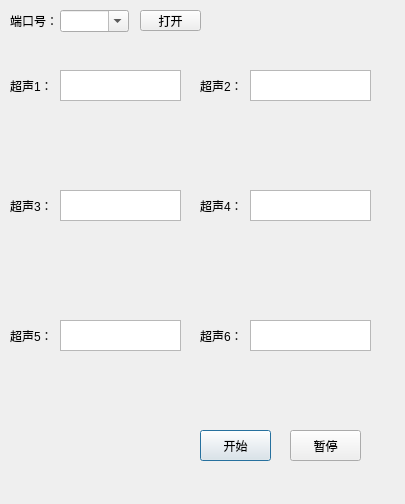
<?xml version="1.0" encoding="UTF-8"?>
<ui version="4.0">
 <class>Dialog</class>
 <widget class="QDialog" name="Dialog">
  <property name="geometry">
   <rect>
    <x>0</x>
    <y>0</y>
    <width>405</width>
    <height>504</height>
   </rect>
  </property>
  <property name="windowTitle">
   <string>超声调试</string>
  </property>
  <widget class="QLabel" name="label">
   <property name="geometry">
    <rect>
     <x>10</x>
     <y>70</y>
     <width>41</width>
     <height>31</height>
    </rect>
   </property>
   <property name="text">
    <string>超声1：</string>
   </property>
  </widget>
  <widget class="QLabel" name="label_2">
   <property name="geometry">
    <rect>
     <x>200</x>
     <y>70</y>
     <width>41</width>
     <height>31</height>
    </rect>
   </property>
   <property name="text">
    <string>超声2：</string>
   </property>
  </widget>
  <widget class="QLabel" name="label_3">
   <property name="geometry">
    <rect>
     <x>10</x>
     <y>190</y>
     <width>41</width>
     <height>31</height>
    </rect>
   </property>
   <property name="text">
    <string>超声3：</string>
   </property>
  </widget>
  <widget class="QLabel" name="label_4">
   <property name="geometry">
    <rect>
     <x>200</x>
     <y>190</y>
     <width>41</width>
     <height>31</height>
    </rect>
   </property>
   <property name="text">
    <string>超声4：</string>
   </property>
  </widget>
  <widget class="QLabel" name="label_5">
   <property name="geometry">
    <rect>
     <x>10</x>
     <y>320</y>
     <width>41</width>
     <height>31</height>
    </rect>
   </property>
   <property name="text">
    <string>超声5：</string>
   </property>
  </widget>
  <widget class="QLabel" name="label_6">
   <property name="geometry">
    <rect>
     <x>200</x>
     <y>320</y>
     <width>41</width>
     <height>31</height>
    </rect>
   </property>
   <property name="text">
    <string>超声6：</string>
   </property>
  </widget>
  <widget class="QPushButton" name="start">
   <property name="geometry">
    <rect>
     <x>200</x>
     <y>430</y>
     <width>71</width>
     <height>31</height>
    </rect>
   </property>
   <property name="text">
    <string>开始</string>
   </property>
  </widget>
  <widget class="QPushButton" name="stop">
   <property name="geometry">
    <rect>
     <x>290</x>
     <y>430</y>
     <width>71</width>
     <height>31</height>
    </rect>
   </property>
   <property name="text">
    <string>暂停</string>
   </property>
  </widget>
  <widget class="QTextBrowser" name="ch1">
   <property name="geometry">
    <rect>
     <x>60</x>
     <y>70</y>
     <width>121</width>
     <height>31</height>
    </rect>
   </property>
  </widget>
  <widget class="QTextBrowser" name="ch2">
   <property name="geometry">
    <rect>
     <x>250</x>
     <y>70</y>
     <width>121</width>
     <height>31</height>
    </rect>
   </property>
  </widget>
  <widget class="QTextBrowser" name="ch3">
   <property name="geometry">
    <rect>
     <x>60</x>
     <y>190</y>
     <width>121</width>
     <height>31</height>
    </rect>
   </property>
  </widget>
  <widget class="QTextBrowser" name="ch5">
   <property name="geometry">
    <rect>
     <x>60</x>
     <y>320</y>
     <width>121</width>
     <height>31</height>
    </rect>
   </property>
  </widget>
  <widget class="QTextBrowser" name="ch4">
   <property name="geometry">
    <rect>
     <x>250</x>
     <y>190</y>
     <width>121</width>
     <height>31</height>
    </rect>
   </property>
  </widget>
  <widget class="QTextBrowser" name="ch6">
   <property name="geometry">
    <rect>
     <x>250</x>
     <y>320</y>
     <width>121</width>
     <height>31</height>
    </rect>
   </property>
  </widget>
  <widget class="QLabel" name="label_7">
   <property name="geometry">
    <rect>
     <x>10</x>
     <y>10</y>
     <width>51</width>
     <height>21</height>
    </rect>
   </property>
   <property name="text">
    <string>端口号：</string>
   </property>
  </widget>
  <widget class="QComboBox" name="sername">
   <property name="geometry">
    <rect>
     <x>60</x>
     <y>10</y>
     <width>69</width>
     <height>22</height>
    </rect>
   </property>
   <property name="editable">
    <bool>true</bool>
   </property>
  </widget>
  <widget class="QPushButton" name="seropen">
   <property name="geometry">
    <rect>
     <x>140</x>
     <y>10</y>
     <width>61</width>
     <height>21</height>
    </rect>
   </property>
   <property name="text">
    <string>打开</string>
   </property>
  </widget>
 </widget>
 <resources/>
 <connections/>
</ui>
